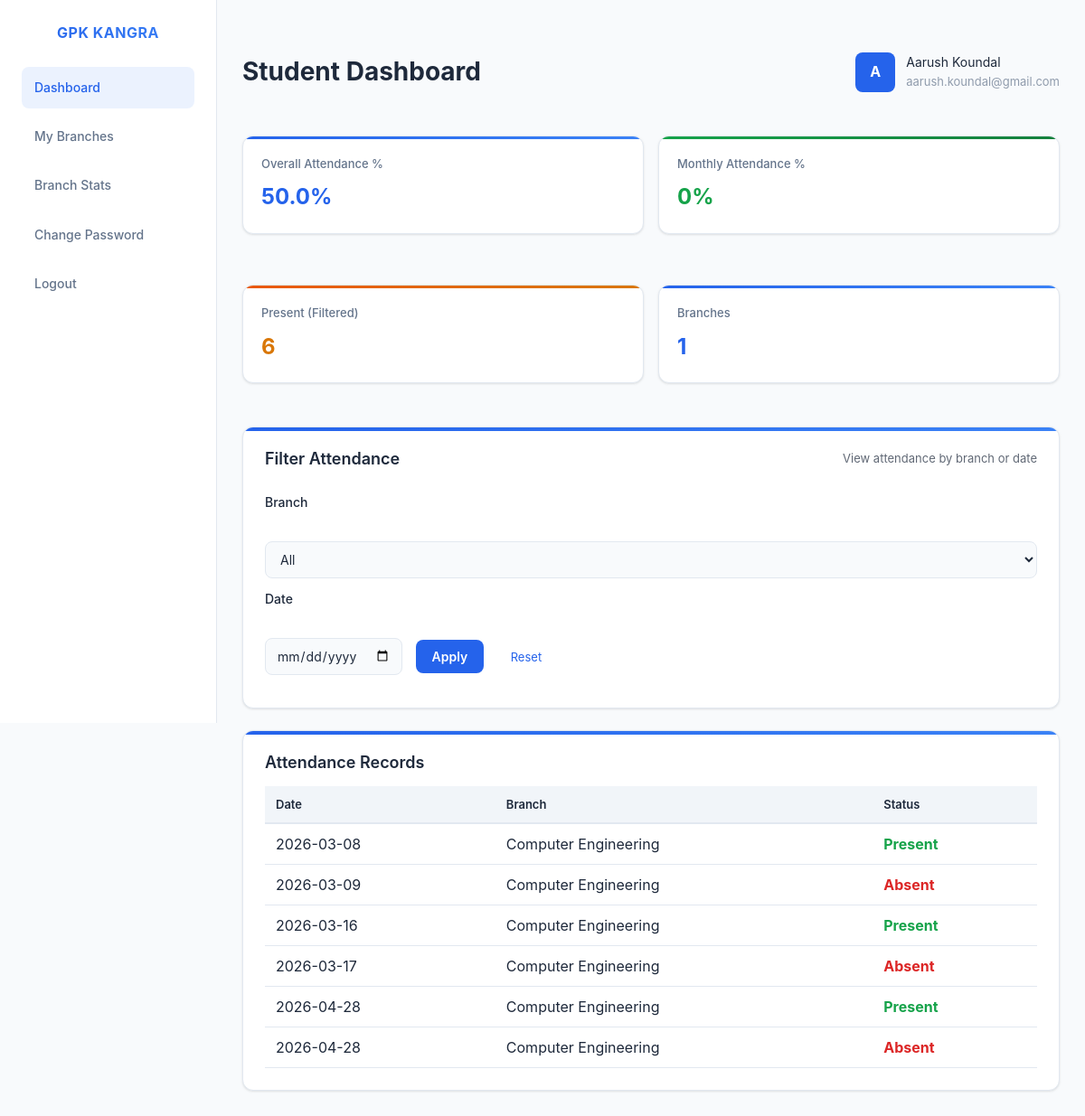
The app's page /student (signed in), older data.
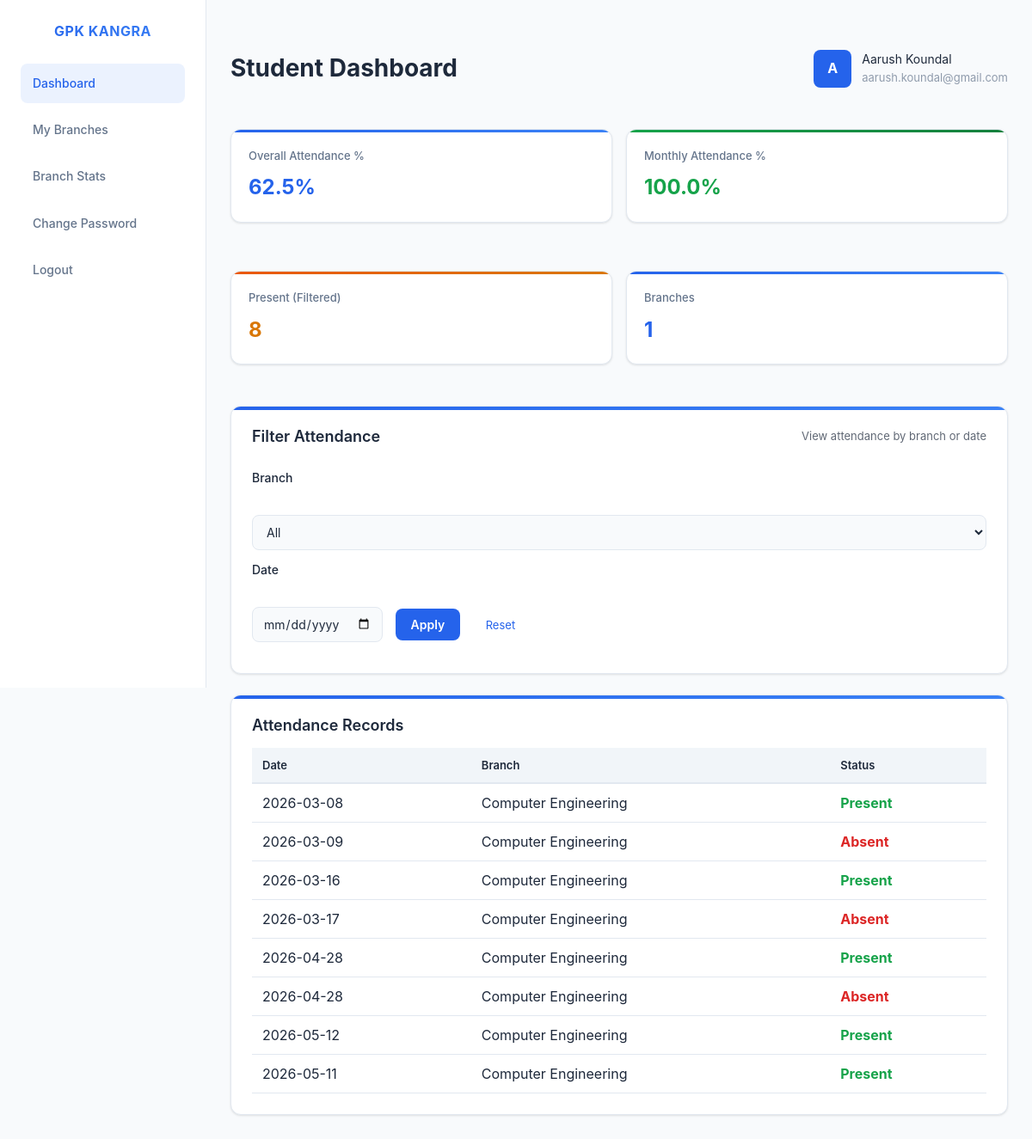
The same page, newer data.
### app.py (models this page shows)
class Attendance(db.Model):
    id = db.Column(db.Integer, primary_key=True)
    student_id = db.Column(db.Integer, db.ForeignKey("user.id"), nullable=False)
    teacher_id = db.Column(db.Integer, db.ForeignKey("user.id"), nullable=False)
    subject = db.Column(db.String(100), nullable=False)
    branch = db.Column(db.String(100), nullable=True)
    semester = db.Column(db.String(20), nullable=True)
    date = db.Column(db.Date, nullable=False, default=date.today)
    status = db.Column(db.String(20), nullable=False, default="absent")
    student = db.relationship(
        "User", foreign_keys=[student_id], backref="attendance_as_student"
    )
    teacher = db.relationship(
        "User", foreign_keys=[teacher_id], backref="attendance_as_teacher"
    )

### app.py (the view)
@app.route("/student", methods=["GET", "POST"])
def student_dashboard():
    if session.get("role") != "student":
        abort(403)
    student_id = session["user_id"]
    student = User.query.get(student_id)
    teachers = User.query.filter_by(role="teacher").all()
    selected_branch = (request.form.get("branch") or "").strip()
    selected_date = request.form.get("selected_date")
    query = Attendance.query.filter_by(student_id=student_id)
    if selected_branch:
        query = query.filter(Attendance.branch == selected_branch)
    if selected_date:
        selected_date = datetime.strptime(selected_date, "%Y-%m-%d").date()
        query = query.filter_by(date=selected_date)
    records = query.all()
    for r in records:
        r.display_subject = normalize_subject_name(r.subject)
    total_days = len(records)
    present_days = sum(1 for r in records if r.status.lower() == "present")
    absent_days = total_days - present_days
    percentage = round((present_days / total_days) * 100, 2) if total_days > 0 else 0
    all_records = Attendance.query.filter_by(student_id=student_id).all()
    all_total = len(all_records)
    all_present = sum(1 for r in all_records if r.status.lower() == "present")
    overall_percentage = (
        round((all_present / all_total) * 100, 2) if all_total > 0 else 0
    )
    today = date.today()
    first_day = today.replace(day=1)
    monthly_records = Attendance.query.filter(
        Attendance.student_id == student_id,
        Attendance.date >= first_day,
        Attendance.date <= today,
    ).all()
    monthly_total = len(monthly_records)
    monthly_present = sum(1 for r in monthly_records if r.status.lower() == "present")
    monthly_percentage = (
        round((monthly_present / monthly_total) * 100, 2) if monthly_total > 0 else 0
    )
    today_record = Attendance.query.filter_by(
        student_id=student_id, date=date.today()
    ).first()
    branches = sorted(
        {
            (r[0] or "").strip()
            for r in db.session.query(Attendance.branch)
            .filter(Attendance.student_id == student_id)
            .distinct()
            .all()
            if (r[0] or "").strip()
        },
        key=lambda x: x.lower(),
    )
    return render_template(
        "student.html",
        student=student,
        teachers=teachers,
        selected_branch=selected_branch,
        selected_date=selected_date,
        records=records,
        total_days=total_days,
        present_days=present_days,
        absent_days=absent_days,
        percentage=percentage,
        today_record=today_record,
        branches=branches,
        overall_percentage=overall_percentage,
        monthly_percentage=monthly_percentage,
    )

### app.py (called while the page is built)
def normalize_subject_name(subject_value):
    s = (subject_value or "").strip()
    if not s:
        return "Unknown"
    if s.lower() == "computer science":
        return "Computer Engineering"
    return s

### templates/student.html (shortened to what this page needs)
﻿<!DOCTYPE html>
<html lang="en">
<head>
  <link rel="stylesheet" href="{{ url_for('static', filename='style.css') }}">
</head>
<body>
  <aside class="sidebar">
    <div class="logo">GPK KANGRA</div>
    <a class="menu-link active" href="{{ url_for('student_dashboard') }}">Dashboard</a>
    <a class="menu-link" href="{{ url_for('student_subjects') }}">My Branches</a>
    <a class="menu-link" href="{{ url_for('student_subjects') }}">Branch Stats</a>
    <a class="menu-link" href="{{ url_for('student_change_password') }}">Change Password</a>
    <a class="menu-link" href="{{ url_for('logout') }}">Logout</a>
  </aside>
  <main class="main">
    <div class="top-row">
      <h2>Student Dashboard</h2>
      <div class="user-box">
        <div class="avatar">{{ student.name[0] }}</div>
        <div>
          <div>{{ student.name }}</div>
          <div style="font-size:13px;opacity:0.7">{{ student.email }}</div>
        </div>
      </div>
    </div>
    <div class="cards-row">
      <div class="card">
        <div class="card-title">Overall Attendance %</div>
        <div class="card-value">{{ overall_percentage }}%</div>
      </div>
      <div class="card">
        <div class="card-title">Monthly Attendance %</div>
        <div class="card-value">{{ monthly_percentage }}%</div>
      </div>
      <div class="card">
        <div class="card-title">Present (Filtered)</div>
        <div class="card-value">
          {{ records|length }}
        </div>
      </div>
      <div class="card">
        <div class="card-title">Branches</div>
        <div class="card-value">{{ branches|length }}</div>
      </div>
    </div>
    <div class="panel">
      <div style="display:flex;justify-content:space-between;">
        <h3>Filter Attendance</h3>
        <span style="opacity:0.7;font-size:13px">View attendance by branch or date</span>
      </div>
      <form method="POST" style="margin-top:10px">
        <label>Branch</label><br />
        <select name="branch" style="width:100%;margin-bottom:12px">
          <option value="">All</option>
        </select>
        <label>Date</label><br />
        <input type="date" name="selected_date" value="{{ selected_date or '' }}" />
        <button class="btn" style="margin-left:10px">Apply</button>
        <a href="{{ url_for('student_dashboard') }}" style="margin-left:25px;font-size:13px;color:#6eaaff">Reset</a>
      </form>
    </div>
    <div class="panel">
      <h3>Attendance Records</h3>
      <table>
        <thead>
          <tr>
            <th>Date</th>
            <th>Branch</th>
            <th>Status</th>
          </tr>
        </thead>
        <tbody>
          {% for r in records %}
          <tr>
            <td>{{ r.date }}</td>
            <td>{{ r.branch or '—' }}</td>
            {% if r.status == 'Present' %}
            <td class="present">{{ r.status }}</td>
            {% else %}
            <td class="absent">{{ r.status }}</td>
            {% endif %}
          </tr>
          {% endfor %}
        </tbody>
      </table>
    </div>
  </main>
</body>
</html>

Row changes from the older to the newer data that the page shows:
added Attendance: date "2026-05-12", branch "Computer Engineering", status "Present"
added Attendance: date "2026-05-11", branch "Computer Engineering", status "Present"
Text that changed along with them:
{{ overall_percentage }}: "50.0" → "62.5"
{{ monthly_percentage }}: "0" → "100.0"
{{ records|length }}: "6" → "8"
